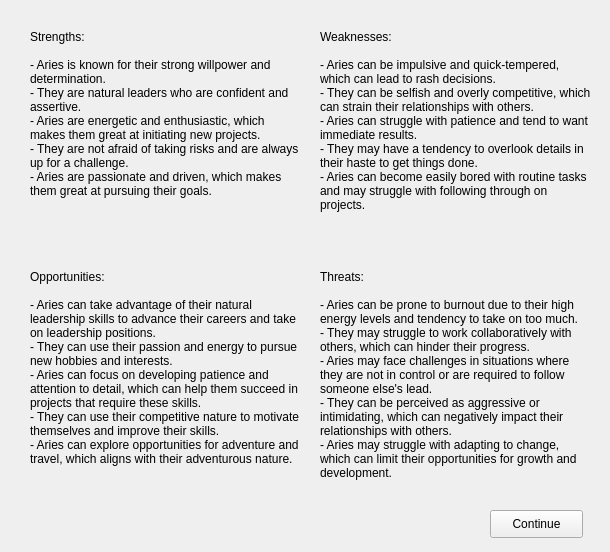
<?xml version="1.0" encoding="UTF-8"?>
<ui version="4.0">
 <class>SWOT</class>
 <widget class="QWidget" name="SWOT">
  <property name="geometry">
   <rect>
    <x>0</x>
    <y>0</y>
    <width>610</width>
    <height>552</height>
   </rect>
  </property>
  <property name="windowTitle">
   <string>Form</string>
  </property>
  <widget class="QLabel" name="label">
   <property name="geometry">
    <rect>
     <x>30</x>
     <y>30</y>
     <width>271</width>
     <height>211</height>
    </rect>
   </property>
   <property name="text">
    <string>Strengths:

- Aries is known for their strong willpower and determination.
- They are natural leaders who are confident and assertive.
- Aries are energetic and enthusiastic, which makes them great at initiating new projects.
- They are not afraid of taking risks and are always up for a challenge.
- Aries are passionate and driven, which makes them great at pursuing their goals.</string>
   </property>
   <property name="alignment">
    <set>Qt::AlignLeading|Qt::AlignLeft|Qt::AlignTop</set>
   </property>
   <property name="wordWrap">
    <bool>true</bool>
   </property>
  </widget>
  <widget class="QLabel" name="label_2">
   <property name="geometry">
    <rect>
     <x>320</x>
     <y>30</y>
     <width>271</width>
     <height>211</height>
    </rect>
   </property>
   <property name="text">
    <string>Weaknesses:

- Aries can be impulsive and quick-tempered, which can lead to rash decisions.
- They can be selfish and overly competitive, which can strain their relationships with others.
- Aries can struggle with patience and tend to want immediate results.
- They may have a tendency to overlook details in their haste to get things done.
- Aries can become easily bored with routine tasks and may struggle with following through on projects.</string>
   </property>
   <property name="alignment">
    <set>Qt::AlignLeading|Qt::AlignLeft|Qt::AlignTop</set>
   </property>
   <property name="wordWrap">
    <bool>true</bool>
   </property>
  </widget>
  <widget class="QLabel" name="label_3">
   <property name="geometry">
    <rect>
     <x>30</x>
     <y>270</y>
     <width>271</width>
     <height>251</height>
    </rect>
   </property>
   <property name="text">
    <string>Opportunities:

- Aries can take advantage of their natural leadership skills to advance their careers and take on leadership positions.
- They can use their passion and energy to pursue new hobbies and interests.
- Aries can focus on developing patience and attention to detail, which can help them succeed in projects that require these skills.
- They can use their competitive nature to motivate themselves and improve their skills.
- Aries can explore opportunities for adventure and travel, which aligns with their adventurous nature.</string>
   </property>
   <property name="alignment">
    <set>Qt::AlignLeading|Qt::AlignLeft|Qt::AlignTop</set>
   </property>
   <property name="wordWrap">
    <bool>true</bool>
   </property>
  </widget>
  <widget class="QLabel" name="label_4">
   <property name="geometry">
    <rect>
     <x>320</x>
     <y>270</y>
     <width>271</width>
     <height>211</height>
    </rect>
   </property>
   <property name="text">
    <string>Threats:

- Aries can be prone to burnout due to their high energy levels and tendency to take on too much.
- They may struggle to work collaboratively with others, which can hinder their progress.
- Aries may face challenges in situations where they are not in control or are required to follow someone else's lead.
- They can be perceived as aggressive or intimidating, which can negatively impact their relationships with others.
- Aries may struggle with adapting to change, which can limit their opportunities for growth and development.</string>
   </property>
   <property name="alignment">
    <set>Qt::AlignLeading|Qt::AlignLeft|Qt::AlignTop</set>
   </property>
   <property name="wordWrap">
    <bool>true</bool>
   </property>
  </widget>
  <widget class="QPushButton" name="pushButton">
   <property name="geometry">
    <rect>
     <x>490</x>
     <y>510</y>
     <width>93</width>
     <height>28</height>
    </rect>
   </property>
   <property name="text">
    <string>Continue</string>
   </property>
  </widget>
 </widget>
 <resources/>
 <connections/>
</ui>
